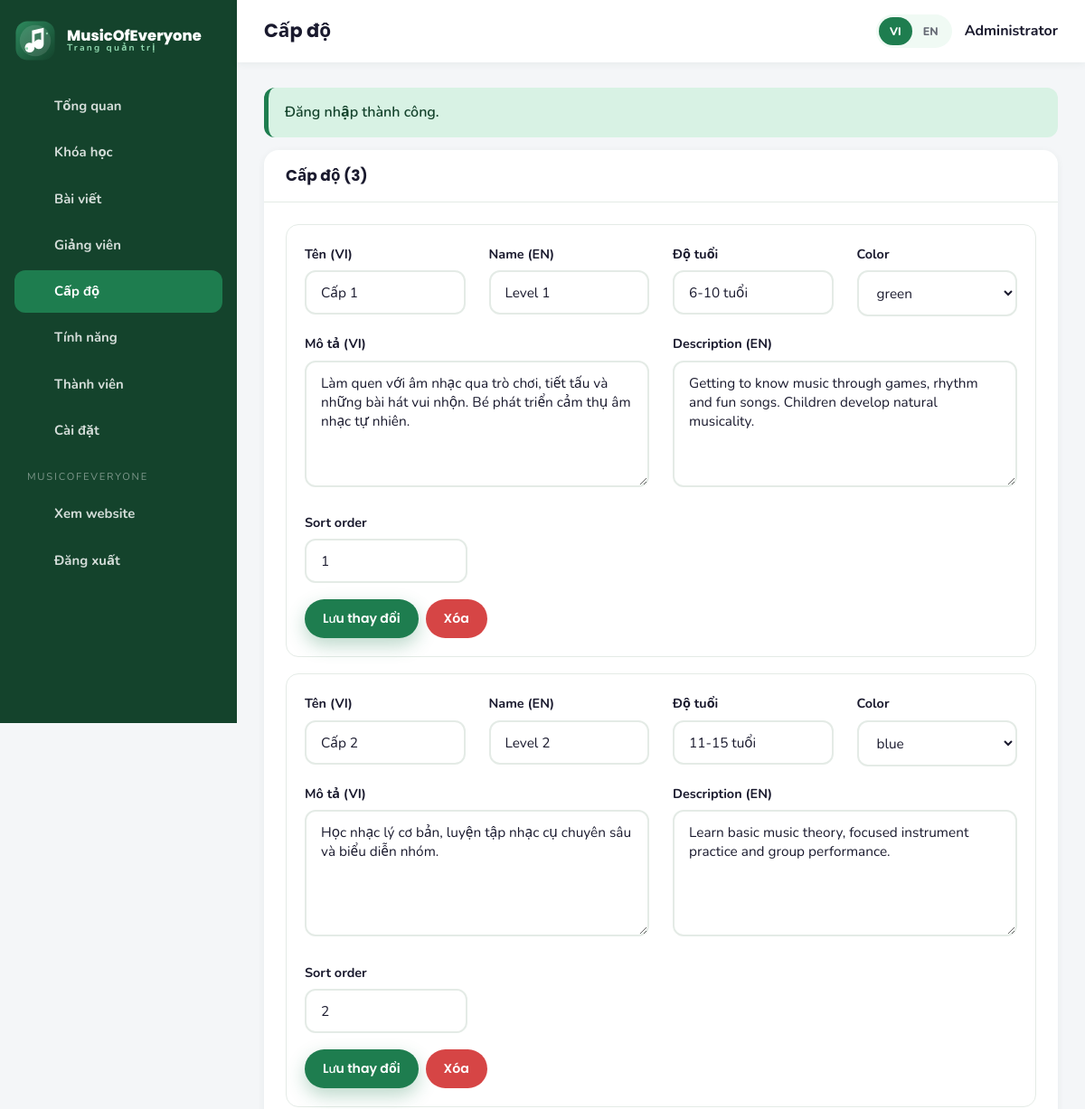
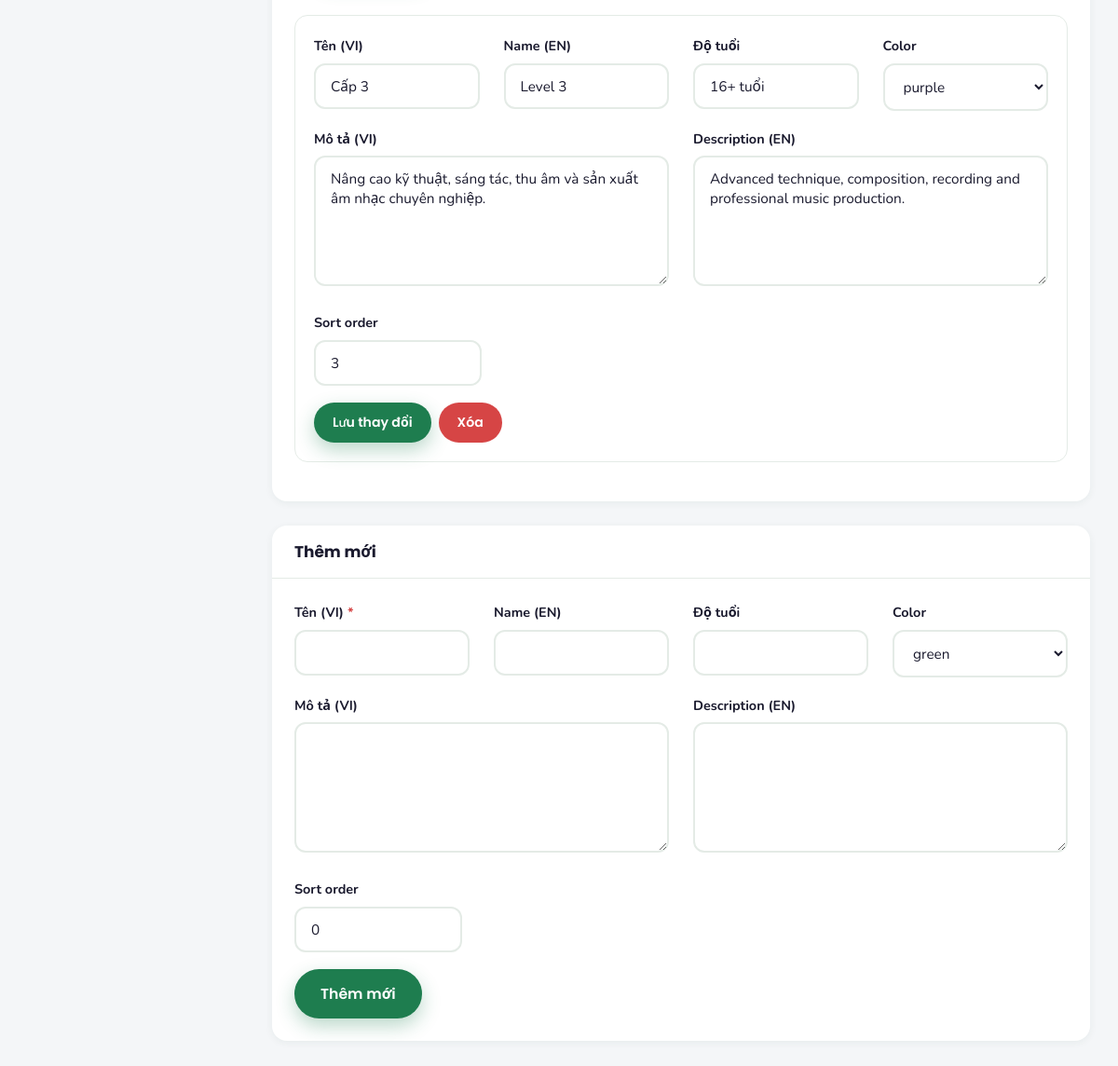
Screenshot of /admin/levels.php (signed in) with the database file from the repository (2 pictures, top to bottom).
### tables this page shows
CREATE TABLE `users` (
  `id` INT AUTO_INCREMENT PRIMARY KEY,
  `name` VARCHAR(255) NOT NULL,
  `email` VARCHAR(255) UNIQUE NOT NULL,
  `password` VARCHAR(255) NOT NULL,
  `phone` VARCHAR(50) DEFAULT NULL,
  `is_admin` TINYINT(1) DEFAULT 0,
  `is_active` TINYINT(1) DEFAULT 1,
  `avatar` VARCHAR(255) DEFAULT NULL,
  `created_at` TIMESTAMP DEFAULT CURRENT_TIMESTAMP,
  `updated_at` TIMESTAMP DEFAULT CURRENT_TIMESTAMP ON UPDATE CURRENT_TIMESTAMP
);

CREATE TABLE `levels` (
  `id` INT AUTO_INCREMENT PRIMARY KEY,
  `name_vi` VARCHAR(100),
  `name_en` VARCHAR(100),
  `age_range` VARCHAR(50),
  `description_vi` TEXT,
  `description_en` TEXT,
  `color` VARCHAR(20) DEFAULT 'green',
  `sort_order` INT DEFAULT 0
);

### includes/db.php (called while the page is built, shortened)
<?php
function db(): PDO
{
    static $pdo = null;
    if ($pdo instanceof PDO) {
        return $pdo;
    }
    $dsn = 'mysql:host=' . DB_HOST . ';dbname=' . DB_NAME . ';charset=' . DB_CHARSET;
    try {
        $pdo = new PDO($dsn, DB_USER, DB_PASS, [
            PDO::ATTR_ERRMODE            => PDO::ERRMODE_EXCEPTION,
            PDO::ATTR_DEFAULT_FETCH_MODE => PDO::FETCH_ASSOC,
            PDO::ATTR_EMULATE_PREPARES   => false,
        ]);
    } catch (PDOException $e) {
        if (defined('DEBUG_MODE') && DEBUG_MODE) {
            die('Database connection failed: ' . $e->getMessage());
        }
        http_response_code(500);
        die('Database connection failed. Please try again later.');
    }
    return $pdo;
}
function dbQuery(string $sql, array $params = []): PDOStatement
{
    $stmt = db()->prepare($sql);
    $stmt->execute($params);
    return $stmt;
}
function dbAll(string $sql, array $params = []): array
{
    return dbQuery($sql, $params)->fetchAll();
}
function dbOne(string $sql, array $params = []): ?array
{
    $row = dbQuery($sql, $params)->fetch();
    return $row === false ? null : $row;
}

### admin/includes/auth-check.php (called while the page is built, shortened)
<?php
require_once dirname(__DIR__, 2) . '/includes/functions.php';
if (!isLoggedIn()) {
    setFlash(t('msg_admin_required'), 'error');
    redirect('admin/login.php');
}
$adminUser = currentUser();

### admin/levels.php (the view, shortened to what this page needs)
<?php
require_once __DIR__ . '/includes/auth-check.php';
$colors = ['green', 'blue', 'purple'];
$levels = dbAll('SELECT * FROM levels ORDER BY sort_order ASC, id ASC');
$adminTitle  = t('admin_levels');
$adminActive = 'levels';
require __DIR__ . '/includes/admin-header.php';
?>
<section class="panel">
  <div class="panel__head"><h2 class="panel__title"><?= e(t('admin_levels')) ?> (<?= count($levels) ?>)</h2></div>
  <div class="panel__body">
    <?php foreach ($levels as $level): ?>
      <form method="post" action="<?= e(url('admin/levels.php')) ?>" style="border:1px solid var(--line);border-radius:14px;padding:20px;margin-bottom:18px">
        <div class="grid grid--4">
          <div class="form-group">
            <label>Tên (VI)</label>
            <input type="text" name="name_vi" value="<?= e($level['name_vi']) ?>">
          </div>
          <div class="form-group">
            <label>Name (EN)</label>
            <input type="text" name="name_en" value="<?= e($level['name_en']) ?>">
          </div>
          <div class="form-group">
            <label><?= e(t('age_range')) ?></label>
            <input type="text" name="age_range" value="<?= e($level['age_range']) ?>">
          </div>
          <div class="form-group">
            <label>Color</label>
            <select name="color">
              <?php foreach ($colors as $color): ?>
                <option value="<?= e($color) ?>" <?= $level['color'] === $color ? 'selected' : '' ?>><?= e($color) ?></option>
              <?php endforeach; ?>
            </select>
          </div>
        </div>
        <div class="grid grid--2">
          <div class="form-group">
            <label>Mô tả (VI)</label>
            <textarea name="description_vi" rows="3"><?= e($level['description_vi']) ?></textarea>
          </div>
          <div class="form-group">
            <label>Description (EN)</label>
            <textarea name="description_en" rows="3"><?= e($level['description_en']) ?></textarea>
          </div>
        </div>
        <div class="form-group" style="max-width:180px">
          <label>Sort order</label>
          <input type="number" name="sort_order" value="<?= (int) $level['sort_order'] ?>">
        </div>
        <div class="row-actions">
          <button class="btn btn--primary btn--sm" type="submit" name="action" value="save"><?= e(t('btn_save')) ?></button>
          <button class="btn btn--danger btn--sm" type="submit" name="action" value="delete"
                  onclick="return confirm('<?= e(t('admin_confirm_delete')) ?>')"><?= e(t('admin_delete')) ?></button>
        </div>
      </form>
    <?php endforeach; ?>
  </div>
</section>
<section class="panel">
  <div class="panel__head"><h2 class="panel__title"><?= e(t('admin_add_new')) ?></h2></div>
  <div class="panel__body">
    <form method="post" action="<?= e(url('admin/levels.php')) ?>">
      <div class="grid grid--4">
        <div class="form-group">
          <label>Tên (VI) <span class="required">*</span></label>
          <input type="text" name="name_vi">
        </div>
        <div class="form-group">
          <label>Name (EN)</label>
          <input type="text" name="name_en">
        </div>
        <div class="form-group">
          <label><?= e(t('age_range')) ?></label>
          <input type="text" name="age_range">
        </div>
        <div class="form-group">
          <label>Color</label>
          <select name="color">
            <?php foreach ($colors as $color): ?>
              <option value="<?= e($color) ?>"><?= e($color) ?></option>
            <?php endforeach; ?>
          </select>
        </div>
      </div>
      <div class="grid grid--2">
        <div class="form-group">
          <label>Mô tả (VI)</label>
          <textarea name="description_vi" rows="3"></textarea>
        </div>
        <div class="form-group">
          <label>Description (EN)</label>
          <textarea name="description_en" rows="3"></textarea>
        </div>
      </div>
      <div class="form-group" style="max-width:180px">
        <label>Sort order</label>
        <input type="number" name="sort_order" value="0">
      </div>
      <button class="btn btn--primary" type="submit"><?= e(t('admin_add_new')) ?></button>
    </form>
  </div>
</section>
<?php require __DIR__ . '/includes/admin-footer.php'; ?>

### admin/includes/admin-header.php (shortened to what this page needs)
<?php
$adminTitle  = $adminTitle ?? t('admin_dashboard');
$adminActive = $adminActive ?? 'dashboard';
$adminNav = [
    'dashboard'   => ['admin/index.php', 'chart', t('admin_dashboard')],
    'courses'     => ['admin/courses.php', 'music', t('admin_courses')],
    'posts'       => ['admin/posts.php', 'library', t('admin_posts')],
    'instructors' => ['admin/instructors.php', 'teacher', t('admin_instructors')],
    'levels'      => ['admin/levels.php', 'route', t('admin_levels')],
    'features'    => ['admin/features.php', 'star', t('admin_features')],
    'members'     => ['admin/members.php', 'user', t('admin_members')],
    'settings'    => ['admin/settings.php', 'globe', t('admin_settings')],
];
?>
<!DOCTYPE html>
<html lang="<?= e(currentLang()) ?>">
<head>
  <link rel="stylesheet" href="<?= e(asset('assets/css/style.css')) ?>">
</head>
<body class="admin-body">
<div class="admin-layout">
  <aside class="admin-sidebar">
    <a class="brand" href="<?= e(url('admin/index.php')) ?>">
      <img class="brand__logo" src="<?= e(asset('assets/images/logo.svg')) ?>" alt="<?= e(SITE_NAME) ?>" width="42" height="42">
      <span class="brand__text">
        <span class="brand__name"><?= e(SITE_NAME) ?></span>
        <span class="brand__tagline"><?= e(t('admin_panel')) ?></span>
      </span>
    </a>
    <nav class="admin-nav">
      <?php foreach ($adminNav as $key => [$path, $iconName, $label]): ?>
        <a class="admin-nav__link<?= $adminActive === $key ? ' is-active' : '' ?>" href="<?= e(url($path)) ?>">
          <?= icon($iconName, 'icon icon--sm') ?><span><?= e($label) ?></span>
        </a>
      <?php endforeach; ?>
      <div class="admin-nav__sep"><?= e(SITE_NAME) ?></div>
      <a class="admin-nav__link" href="<?= e(url('index.php')) ?>" target="_blank" rel="noopener">
        <?= icon('globe', 'icon icon--sm') ?><span><?= e(t('admin_view_site')) ?></span>
      </a>
      <a class="admin-nav__link" href="<?= e(url('admin/logout.php')) ?>">
        <?= icon('arrow', 'icon icon--sm') ?><span><?= e(t('nav_logout')) ?></span>
      </a>
    </nav>
  </aside>
  <main class="admin-main">
    <div class="admin-topbar">
      <h1><?= e($adminTitle) ?></h1>
      <div class="admin-topbar__right" style="display:flex;align-items:center;gap:14px">
        <span class="lang-switch">
          <a class="lang-switch__btn<?= currentLang() === 'vi' ? ' is-active' : '' ?>" href="<?= e(langSwitchUrl('vi')) ?>">VI</a>
          <a class="lang-switch__btn<?= currentLang() === 'en' ? ' is-active' : '' ?>" href="<?= e(langSwitchUrl('en')) ?>">EN</a>
        </span>
        <span style="font-weight:700"><?= e($adminUser['name']) ?></span>
      </div>
    </div>
    <div class="admin-content">
      <?php foreach (getFlashes() as $flash): ?>
        <div class="alert alert--<?= e($flash['type']) ?>"><?= e($flash['message']) ?></div>
      <?php endforeach; ?>

### rows the page displays
users: name "Administrator"
levels: name_vi "Cấp 1", name_en "Level 1", age_range "6-10 tuổi", description_vi "Làm quen với âm nhạc qua trò chơi, tiết tấu và những bài hát vui nhộn. Bé phát triển cảm thụ âm nhạc tự nhiên.", description_en "Getting to know music through games, rhythm and fun songs. Children develop natural musicality.", sort_order "1"
levels: name_vi "Cấp 2", name_en "Level 2", age_range "11-15 tuổi", description_vi "Học nhạc lý cơ bản, luyện tập nhạc cụ chuyên sâu và biểu diễn nhóm.", description_en "Learn basic music theory, focused instrument practice and group performance.", sort_order "2"
levels: name_vi "Cấp 3", name_en "Level 3", age_range "16+ tuổi", description_vi "Nâng cao kỹ thuật, sáng tác, thu âm và sản xuất âm nhạc chuyên nghiệp.", description_en "Advanced technique, composition, recording and professional music production.", sort_order "3"

### other values shown
SITE_NAME "MusicOfEveryone"
t('admin_panel') "Trang quản trị"
$label "Tổng quan"
$label "Khóa học"
$label "Bài viết"
$label "Giảng viên"
$label "Cấp độ"
$label "Tính năng"
$label "Thành viên"
$label "Cài đặt"
SITE_NAME "MUSICOFEVERYONE"
t('admin_view_site') "Xem website"
t('nav_logout') "Đăng xuất"
$adminTitle "Cấp độ"
$flash['message'] "Đăng nhập thành công."
